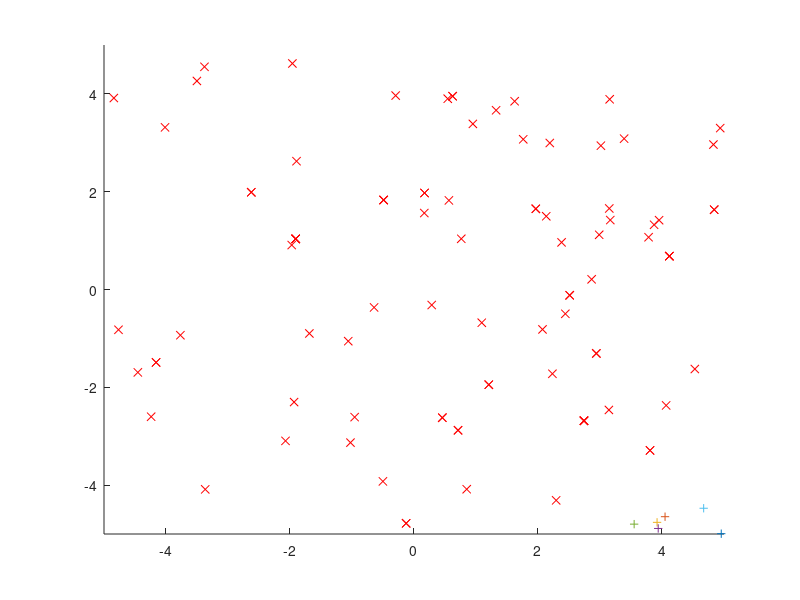

Write the MATLAB code that produced this figure.
clc
clear all

global span
global N
global Np
global weight

%=sampling?=%
is_sample = 1;
%RandStream.setDefaultStream(RandStream('mt19937ar','seed',0));
%===========%

%=generate the weighting of f function =%
N = 2; %Space number
span = 10; %Range field
weight = span*(rand(N+1, 1) - 0.5);
%=======================================%

%=generate the point and label=%
Np = 200;%point number
points = span*(rand(Np, N) - 0.5);
points(:,N+1) = 1;
label = [];
for i=1:Np,
   label = [label; sign(weight'*points(i,:)')];
end
points =[points label];
%==============================%

%=if need sample=%
if is_sample ==1,
    Nt = Np;
    Np = 100;%sample points
    test_set = points;
    poinst = [];
    ind_sample = round(rand(Np,1)*size(test_set,1) + 0.5);
    points = test_set(ind_sample', :);
end
%================&

%=plot the data set=%
figure
hold on
for i=1:Np,
    if points(i,4)>0,
        plot(points(i,1), points(i,2),'+');
    else
        plot(points(i,1), points(i,2), 'rx');
    end
end
hold off
%===================%
axis([-span/2 span/2 -span/2 span/2])
